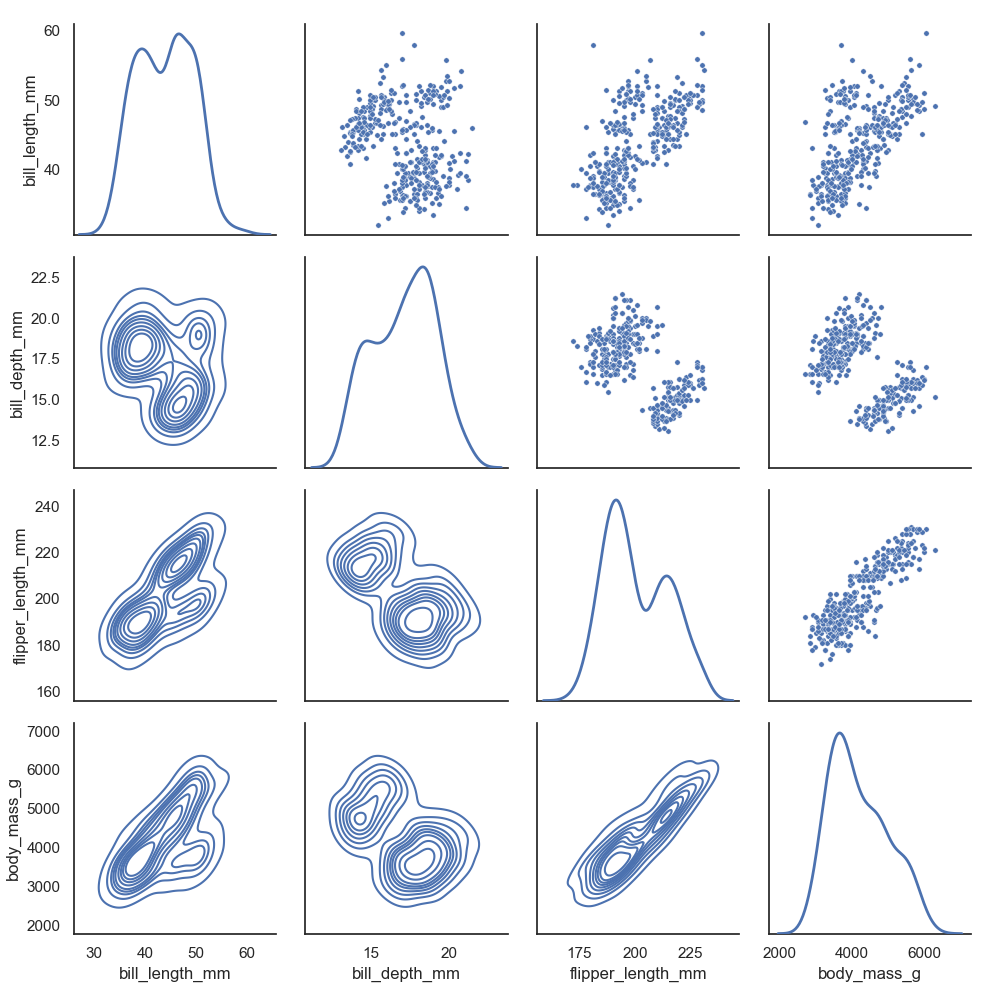

Recreate this plot in Python.
# 引入所需库
import seaborn as sns
import matplotlib.pyplot as plt


# 设置图大小
f, ax = plt.subplots(figsize=(8, 8))
# 将主题设置为白色风格
sns.set_theme(style="white")

# 加载示例数据集
df = sns.load_dataset("penguins")
# 绘制一个散点图矩阵
g = sns.PairGrid(df, diag_sharey=False)
# 在散点图矩阵的upper区域(上三角)绘制散点图
g.map_upper(sns.scatterplot, s=15)
# 在散点图矩阵的lower区域(下三角)绘制密度图
g.map_lower(sns.kdeplot)
# 在散点图矩阵的diag区域(对角线)绘制密度图
g.map_diag(sns.kdeplot, lw=2)

plt.show()
